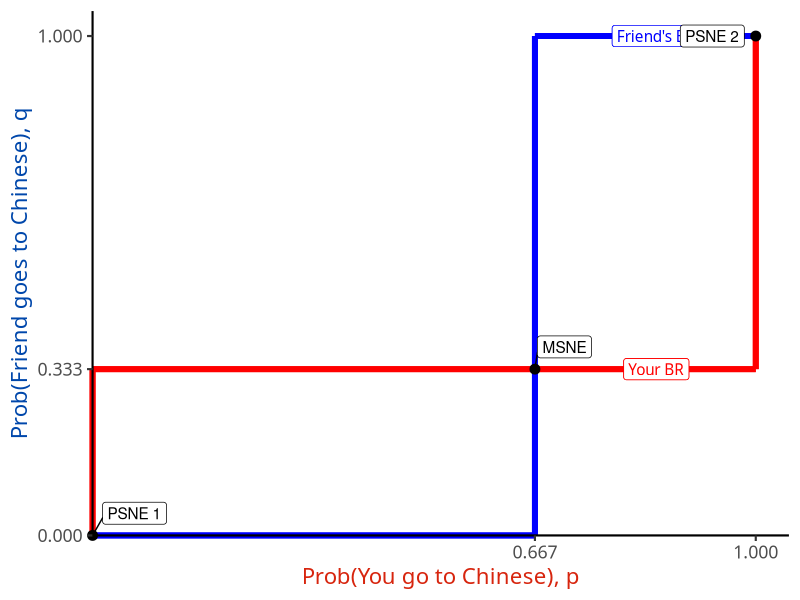

The R source for this figure:
## ---- chunk 1
knitr::opts_chunk$set(echo = F,
                      message =F,
                      warning =F,
                      fig.retina = 3,
                      fig.width = 8,
                      fig.asp = 0.618)
library("tidyverse")
#library("mosaic")
#library("ggrepel")
ggplot2::theme_set(theme_light(base_family = "Fira Sans Condensed", base_size = 16))
update_geom_defaults("text", list(family = "Fira Sans Condensed"))
update_geom_defaults("label", list(family = "Fira Sans Condensed"))
## ---- chunk 2
points <- tribble(
  ~x, ~y, ~lab,
  0, 0, "PSNE 1",
  0.667, 0.333, "MSNE",
  1, 1, "PSNE 2"
)
library(ggtext)
ggplot(data = tibble(x = c(0,1)))+
  aes(x = x)+
  geom_segment(x = 0, xend = 0.667, y = 0, yend = 0, color = "blue", size = 2)+
  geom_segment(x = 0.667, xend = 0.667, y = 0, yend = 1, color = "blue", size = 2)+
  geom_segment(x = 0.667, xend = 1, y = 1, yend = 1, color = "blue", size = 2)+
  geom_segment(x = 0, xend = 0, y = 0, yend = 0.333, color = "red", size = 2)+
  geom_segment(x = 0, xend = 1, y = 0.333, yend = 0.333, color = "red", size = 2)+
  geom_segment(x = 1, xend = 1, y = 0.333, yend = 1, color = "red", size = 2)+
  
  geom_label(x = 0.85, y = 1, label = "Friend's BR", color = "blue")+
  geom_label(x = 0.85, y = 0.333, label = "Your BR", color = "red")+
  
  geom_point(data = points,
             aes(x = x, y = y),
             size = 3)+
  ggrepel::geom_label_repel(data = points,
             aes(x = x, y = y, label = lab),
             box.padding = 0.5,
             seed = 2)+
  scale_x_continuous(breaks = c(0.667,1),
                     limits = c(0,1.05),
                     expand = c(0,0))+
  scale_y_continuous(breaks = c(0.000,0.333,1.000),
                     limits = c(0,1.05),
                     expand = c(0,0))+
  labs(x = "<span style='color:#D7250E;'>Prob(You go to Chinese), p</span>",
       y = "<span style='color:#0047AB;'>Prob(Friend goes to Chinese), q</span>")+
  theme_classic(base_family = "Fira Sans Condensed", base_size = 16)+
  theme(axis.title.x = element_markdown(),
        axis.title.y = element_markdown())+
  coord_cartesian(clip = "off")
